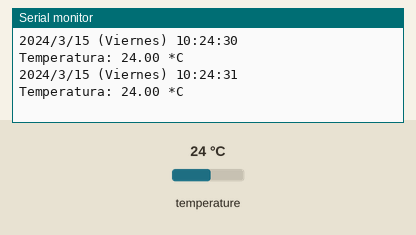
Bench run of a sketch on a simulated Arduino Uno, built with avr-gcc and run on an emulated ATmega328P. Parts: the last lines printed to the serial monitor. The test bench sets the inputs (shaded band); at power-on: temperature 24 °C. The local clock reads 2024-03-15 10:24:30 at power-on unless the sketch sets it.

Above: at 1.8 s.
1.9 s: temperature set to 12 °C
At 2.4 s:
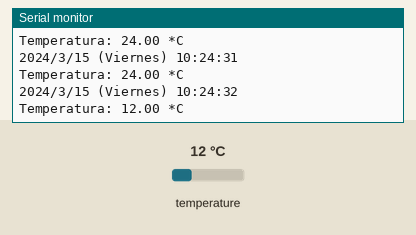
3.4 s: temperature set to 19 °C
At 4.8 s:
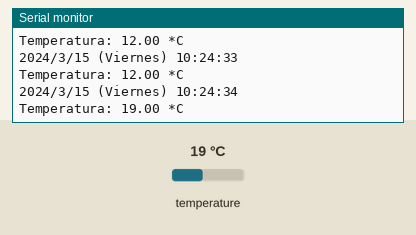
Timing chart, 0 to 6.4 s (numbered marks = the images above; inputs shaded):
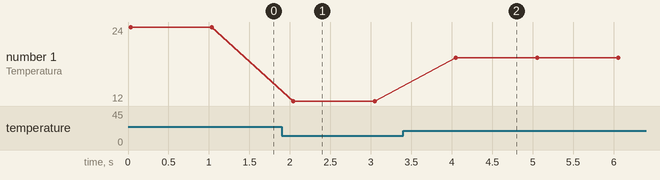

Measured:
- after the input at 1.9 s, the serial monitor: prints a new line after 0.14 s (image 1)
- after the input at 3.4 s, the serial monitor: prints a new line after 0.65 s (image 2)
- plotted number 1: 24 → 12 after the input at 1.9 s, 12 → 19 after the input at 3.4 s

The sketch:

base_rtc_tiempo.ino
```cpp
// Ejemplo de prueba para el modulo RTC_DS3231
// Escrito ORIGINAL por JeeLabs, public domain
// Traducido por Konrad Peschka @konredus

#include <RTClib.h>

RTC_DS3231 modulo_rtc;

//este vector que contiene los nombres de la semana
char DiasDeLaSemana[7][12] = {"Domingo", "Lunes", "Martes", "Miercoles", "Jueves", "Viernes", "Sabado"};

void setup () {
  Serial.begin(9600);

  //este if chequea si el modulo_rtc inicio de forma correcta
  if (! modulo_rtc.begin()) {
    Serial.println("No pudimos encontrar ningun RTC");
    Serial.flush();
    abort();
  }

  // La primera vez o cuando hayamos cambiado la bateria del RTC
  //seguramente necesitemos configurarlo a la fecha y el horario actual
  //Para esas ocasiones tendremos que descomentar las 2 lineas de codigo
  //que estan aqui abajo y colocar la fecha + la hora que queremos que tenga

  //modulo_rtc.adjust(DateTime(F(__DATE__), F(__TIME__)));
  //modulo_rtc.adjust(DateTime(2023, 10, 15, 1, 45, 0));

  //luego cuando hayamos cargado este codigo, los volvemos a comentar
  //y recargamos el codigo a nuestro Arduino para que no lo vuelva a pisar
  //cada vez qeu se reinicia la placa Arduino.
}

void loop () {
  //con "now" lo qeu hace esuna especie de SUB-variable
  //donde guarda toda la info que llega del modulo
  DateTime ahora = modulo_rtc.now();

  //una vez que leimos el sensor, ya todo queda guardado
  //en la variable "ahora", para leer los SUB-campos de "ahora"
  //usamos el "punto" y colocamos "año", "mes", "dia","hora"
  //"minuto", "segundo", todo en ingles.
  Serial.print(ahora.year());
  Serial.print('/');
  Serial.print(ahora.month());
  Serial.print('/');
  Serial.print(ahora.day());
  Serial.print(" (");
  Serial.print(DiasDeLaSemana[ahora.dayOfTheWeek()]);
  Serial.print(") ");
  Serial.print(ahora.hour());
  Serial.print(':');
  Serial.print(ahora.minute());
  Serial.print(':');
  Serial.print(ahora.second());
  Serial.println();

  //La diferencia del DS3231 con con respecto al DS1307
  //Es que este viene con un sensor de temperatura en el modulo
  Serial.print("Temperatura: ");
  Serial.print(modulo_rtc.getTemperature());
  Serial.println(" *C");

  Serial.println();
  delay(1000);
}
```
